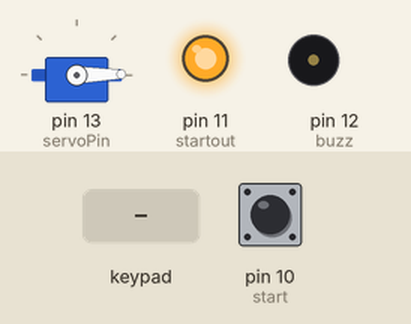
Bench run of a sketch on a simulated Arduino Uno, built with avr-gcc and run on an emulated ATmega328P. Parts: servo, output pins drawn as LEDs (lit = HIGH), buzzer (waves = sounding, pin HIGH). The inputs (shaded band) are chosen by the test bench; at power-on: pin 10 (start) HIGH. What the sketch prints to the serial monitor is not drawn.

Above: at 1.2 s.
1.3 s: pin 10 (start) pulled LOW for 0.15 s
4.4 s: keypad keys 1 2 3 4 pressed 0.4 s apart
At 6.6 s:
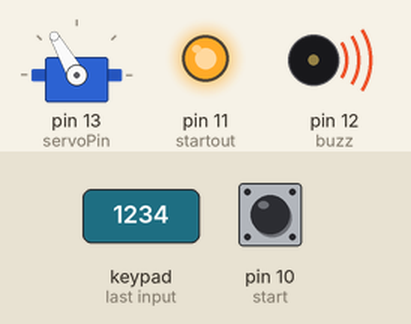
9.0 s: pin 10 (start) pulled LOW for 1 s
13.0 s: key '1' pressed
At 14.06 s:
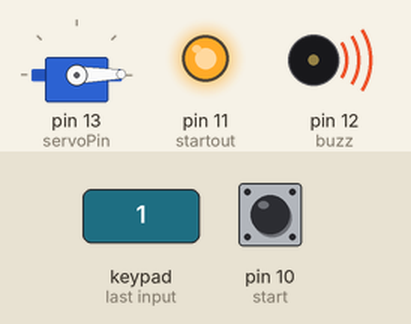
Timing chart, 0 to 17.0 s (numbered marks = the images above; inputs shaded):
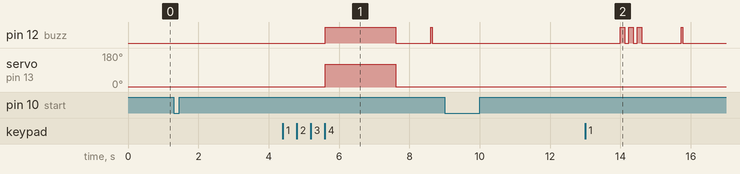

The sketch:

SmartLockingSystem.ino
```cpp
#include <Keypad.h>
#include <Servo.h>
char hexKeys[4][4]={{'1','2','3','A',},{'4','5','6','B',},{'7','8','9','C',},{'*','0','#','D',}};
byte rowPins[4]={9,8,7,6};
byte colPins[4]={5,4,3,2};
Keypad key = Keypad(makeKeymap(hexKeys),rowPins,colPins,4,4);
Servo s;
#define servoPin 13
#define start 10
#define startout 11
#define buzz 12
#define lock 1
#define unlock 120
unsigned long t;
char state='L';
char input;
String correct = "1234";
String masterkey = "A#B#";
String password = "";
int i=0;
int j=0;
void setup() {
  pinMode(servoPin,OUTPUT);
  pinMode(startout,OUTPUT);
  digitalWrite(startout,HIGH);
  pinMode(buzz,OUTPUT);
  pinMode(start,INPUT);
  Serial.begin(9600);
  s.attach(servoPin);
  s.write(lock);
}


void masterKey()
{
 correct="";
      Serial.print("Enter new password: ");
      while(j<4)
      {
      input = key.getKey();
      if(input)
      {
        Serial.print(input);
        correct+= input;
        j++;
      }
    }
    Serial.println("\nNew Password: "+correct);
}


void inp()
{

  Serial.println("Go");
    while(i<4 && millis()-t<5000LU)
    {
      input = key.getKey();
      if(input)
      {
        Serial.print(input);
        password+= input;
        i++;
      }
   }
}


void right()
{
  Serial.print("Unlocked -- ");
      s.write(unlock);
      digitalWrite(buzz,HIGH);
      delay(2000);
      Serial.println("Locked");
      s.write(lock);
      digitalWrite(buzz,LOW);
}


void wrong()
{
  Serial.println("Incorrect Password!");
      for (int j = 0; j < 3; j++)
      {
        digitalWrite(buzz, HIGH);
        delay(120);
        digitalWrite(buzz, LOW);
        delay(120);
      }
}

void reinitialize()
{
  password="";
    i=0;
    j=0;
    delay(1000);
    digitalWrite(buzz, HIGH);
    delay(50);
    digitalWrite(buzz, LOW);
}


void loop() {
  if(!digitalRead(start))
  {
    t = millis();
    inp();
    Serial.println();
    if(password=="")
    {
      Serial.println("Time out");
      for (int j = 0; j < 3; j++)
      {
        digitalWrite(buzz, HIGH);
        delay(120);
        digitalWrite(buzz, LOW);
        delay(120);
      }
    }
    else if(masterkey==password)
    {
      masterKey();
    }
    else if(correct==password)
    {
      right();
    }
    else
      {
        wrong();
      }
    reinitialize();
  }
  delay(2);
}
```

Measured:
- after the input at 1.3 s, every drawn part: stays the same
- after the input at 4.4 s, servo on pin 13 (servoPin): 1° → 120° after 1.2 s, → 1° 2.0 s later
- after the input at 9.0 s, every drawn part: stays the same
